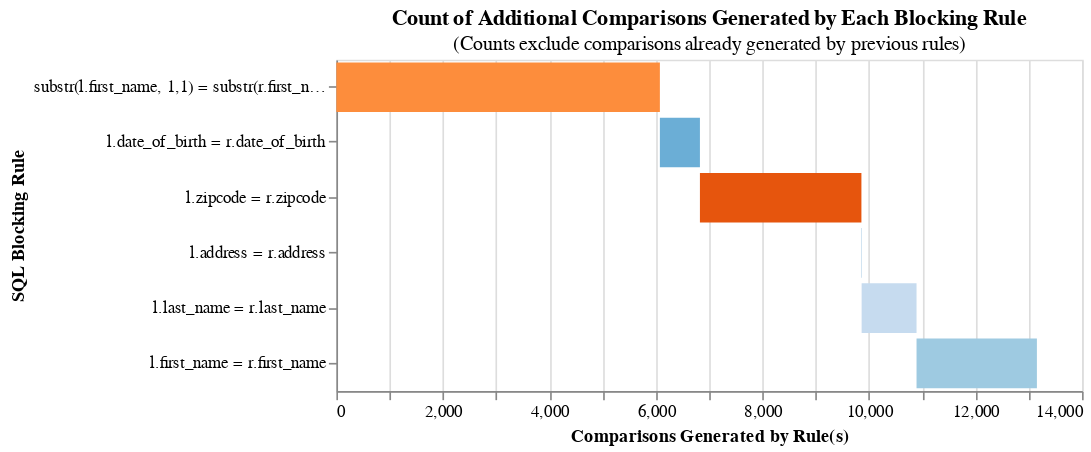

This figure's notebook cell:
### Markdown cell above
## Create some blocking rules and count comparisons using the linker created above

Order of rules doesn't matter. All that matters is:

1. Is (almost) every true match captured by one of the rules?
2. Is the total number of comparisons computationally feasible?

### Code cell
prediction_blocking_rules = [
    (
        'substr(l.first_name, 1,1) = substr(r.first_name, 1,1)'
        ' and substr(l.last_name, 1,1) = substr(r.last_name, 1,1)'
    ),
    'l.date_of_birth = r.date_of_birth',
    'l.zipcode = r.zipcode',
    'l.address = r.address',
    'l.last_name = r.last_name',
    'l.first_name = r.first_name',
    # Let's first see how well we do without these very loose rules:
#     'l.sex = r.sex and substr(l.zipcode, 1,3) = substr(r.zipcode, 1,3)',
#     'substr(l.zipcode, 1,3) = substr(r.zipcode, 1,3)', # Results in > 91_000 comparisons
]

print('Cartesion product of input:', len(df_census_u5) * len(df_wic), '\n')

for rule in prediction_blocking_rules:
    count = linker.count_num_comparisons_from_blocking_rule(rule)
    print(f"Number of comparisons generated by '{rule}': {count:,.0f}")

linker.cumulative_num_comparisons_from_blocking_rules_chart(prediction_blocking_rules)

### Figure 1 — Vega-Lite specification as saved in the notebook (floating-point values rounded to 4 significant figures)
{"$schema": "https://vega.github.io/schema/vega-lite/v5.json", "width": 450, "height": 200, "title": {"text": "Count of Additional Comparisons Generated by Each Blocking Rule", "subtitle": "(Counts exclude comparisons already generated by previous rules)"}, "data": {"values": [{"row_count": 6074, "rule": "substr(l.first_name, 1,1) = substr(r.first_name, 1,1) and substr(l.last_name, 1,1) = substr(r.last_name, 1,1)", "cumulative_rows": 6074, "cartesian": 1419819, "reduction_ratio": "The rolling reduction ratio with your given blocking rule(s) is 0.996. \nThis represents the reduction in the total number of comparisons due to your rule(s).", "start": 0}, {"row_count": 752, "rule": "l.date_of_birth = r.date_of_birth", "cumulative_rows": 6826, "cartesian": 1419819, "reduction_ratio": "The rolling reduction ratio with your given blocking rule(s) is 0.995. \nThis represents the reduction in the total number of comparisons due to your rule(s).", "start": 6074}, {"row_count": 3032, "rule": "l.zipcode = r.zipcode", "cumulative_rows": 9858, "cartesian": 1419819, "reduction_ratio": "The rolling reduction ratio with your given blocking rule(s) is 0.993. \nThis represents the reduction in the total number of comparisons due to your rule(s).", "start": 6826}, {"row_count": 4, "rule": "l.address = r.address", "cumulative_rows": 9862, "cartesian": 1419819, "reduction_ratio": "The rolling reduction ratio with your given blocking rule(s) is 0.993. \nThis represents the reduction in the total number of comparisons due to your rule(s).", "start": 9858}, {"row_count": 1031, "rule": "l.last_name = r.last_name", "cumulative_rows": 10893, "cartesian": 1419819, "reduction_ratio": "The rolling reduction ratio with your given blocking rule(s) is 0.992. \nThis represents the reduction in the total number of comparisons due to your rule(s).", "start": 9862}, {"row_count": 2260, "rule": "l.first_name = r.first_name", "cumulative_rows": 13153, "cartesian": 1419819, "reduction_ratio": "The rolling reduction ratio with your given blocking rule(s) is 0.991. \nThis represents the reduction in the total number of comparisons due to your rule(s).", "start": 10893}]}, "mark": "bar", "encoding": {"x": {"title": "Comparisons Generated by Rule(s)", "field": "start", "type": "quantitative"}, "x2": {"field": "cumulative_rows"}, "y": {"field": "rule", "title": "SQL Blocking Rule", "sort": ["-x2"]}, "color": {"field": "rule", "legend": null, "scale": {"scheme": "category20c"}}, "order": {"field": "cumulative_rows"}, "tooltip": [{"type": "nominal", "field": "rule", "title": "SQL Condition"}, {"type": "quantitative", "field": "row_count", "title": "Comparisons Generated", "format": ","}, {"type": "quantitative", "field": "cumulative_rows", "title": "Cumulative Comparisons", "format": ","}, {"type": "quantitative", "field": "cartesian", "title": "Cartesian Product of Input Data", "format": ","}, {"type": "quantitative", "field": "reduction_ratio", "title": "Reduction Ratio (cumulative rows/cartesian product)"}]}}
